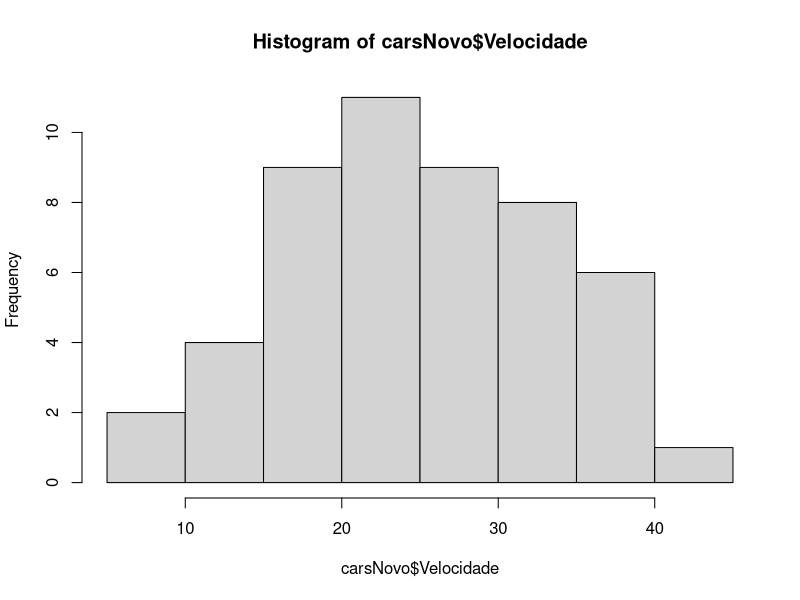
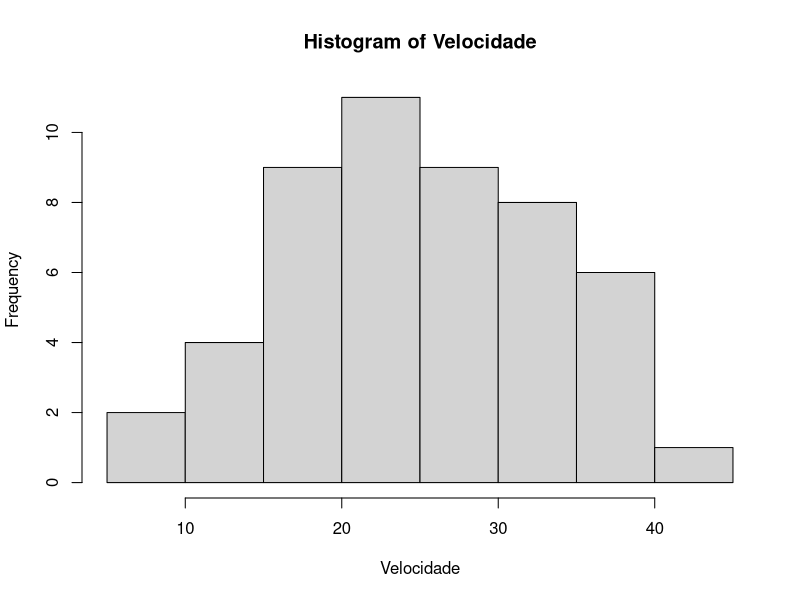

Recreate these plots in R, in order. (Note: this script raises an error after producing the figures.)
#Calculando com o R

#Destalhes sobre a base de dados nativa do R - cars
?cars

View(cars)

#Transformar as medidas da base de dados car para km/h
Velocidade <- cars$speed * 1.60934
Distância <- cars$dist * 0.0003048

carsNovo <- data.frame(
  Velocidade = Velocidade ,
  Distância = Distância
  )

View(carsNovo)

#Histograma da velocidade nova

A <- hist(carsNovo$Velocidade)
B <- hist(Velocidade)
A == B # QUAL O MOTIVO DO ERRO?

#Média da velocidade nova
mean(Velocidade)

#Centralização da velocidade nova

velocidadeSimulacaoCentral <- Velocidade - mean(Velocidade)
hist(velocidadeSimulacaoCentral)
